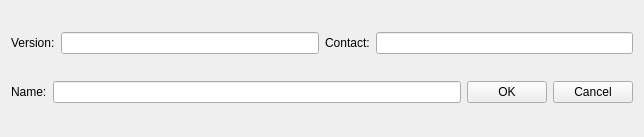
<?xml version="1.0" encoding="UTF-8"?>
<ui version="4.0">
 <class>NewProject</class>
 <widget class="QWidget" name="NewProject">
  <property name="windowModality">
   <enum>Qt::WindowModal</enum>
  </property>
  <property name="geometry">
   <rect>
    <x>0</x>
    <y>0</y>
    <width>644</width>
    <height>137</height>
   </rect>
  </property>
  <property name="sizePolicy">
   <sizepolicy hsizetype="Fixed" vsizetype="Fixed">
    <horstretch>0</horstretch>
    <verstretch>0</verstretch>
   </sizepolicy>
  </property>
  <property name="minimumSize">
   <size>
    <width>409</width>
    <height>137</height>
   </size>
  </property>
  <property name="maximumSize">
   <size>
    <width>4000</width>
    <height>5000</height>
   </size>
  </property>
  <property name="windowTitle">
   <string>New Project</string>
  </property>
  <layout class="QGridLayout" name="gridLayout">
   <item row="0" column="0">
    <layout class="QHBoxLayout" name="horizontalLayout">
     <item>
      <widget class="QLabel" name="versionLabel">
       <property name="text">
        <string>Version:</string>
       </property>
      </widget>
     </item>
     <item>
      <widget class="QLineEdit" name="versionLine">
       <property name="enabled">
        <bool>true</bool>
       </property>
       <property name="text">
        <string/>
       </property>
       <property name="alignment">
        <set>Qt::AlignCenter</set>
       </property>
      </widget>
     </item>
     <item>
      <widget class="QLabel" name="contactLabel">
       <property name="text">
        <string>Contact:</string>
       </property>
      </widget>
     </item>
     <item>
      <widget class="QLineEdit" name="contactLine">
       <property name="enabled">
        <bool>true</bool>
       </property>
       <property name="text">
        <string/>
       </property>
       <property name="alignment">
        <set>Qt::AlignCenter</set>
       </property>
      </widget>
     </item>
    </layout>
   </item>
   <item row="1" column="0">
    <layout class="QHBoxLayout" name="horizontalLayout_2">
     <item>
      <widget class="QLabel" name="label">
       <property name="text">
        <string>Name:</string>
       </property>
      </widget>
     </item>
     <item>
      <widget class="QLineEdit" name="projectNameLineEdit"/>
     </item>
     <item>
      <widget class="QPushButton" name="okButton">
       <property name="text">
        <string>OK</string>
       </property>
      </widget>
     </item>
     <item>
      <widget class="QPushButton" name="cancelButton">
       <property name="text">
        <string>Cancel</string>
       </property>
      </widget>
     </item>
    </layout>
   </item>
  </layout>
 </widget>
 <resources/>
 <connections/>
</ui>
